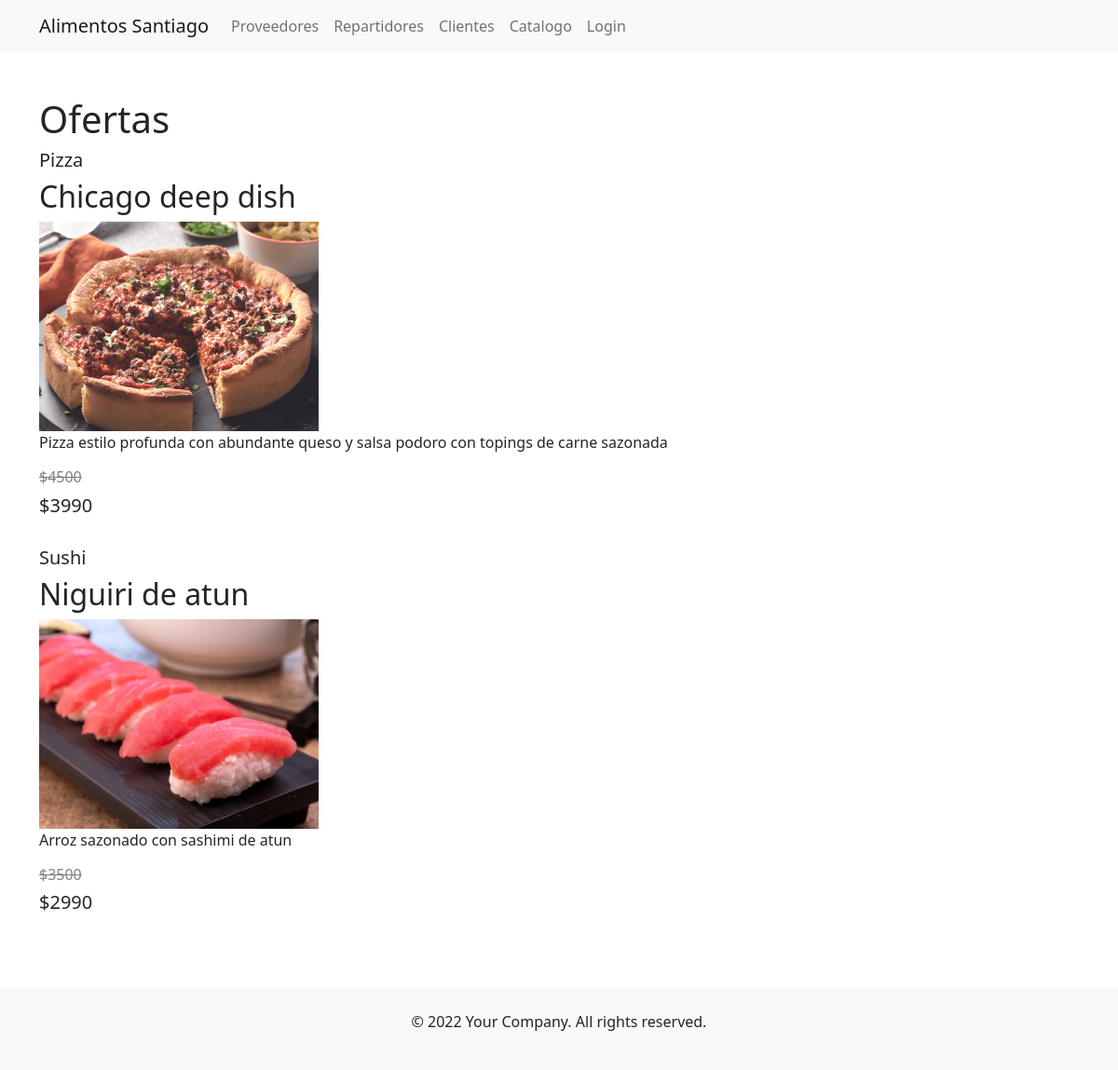
The app's page /catalogos/platos/ofertas with its own data.
### ecommerce/models.py (models this page shows, shortened)
class Plato(models.Model):
    id_plato = models.AutoField(primary_key=True)
    id_categoria = models.ForeignKey('Categoria', on_delete=models.CASCADE, db_column='idCategoria',default=1)
    nom_plato = models.CharField(max_length=100, blank=False, null=False)
    descripcion_plato = models.CharField(max_length=200, blank=True, null=True)
    precio_plato = models.DecimalField(max_digits=10, decimal_places=2, blank=False, null=False)
    oferta_plato = models.DecimalField(max_digits=10, decimal_places=2, blank=True, null=True)
    foto_plato = models.ImageField(upload_to='img/plato', blank=True, null=True)
    descuento_activo = models.BooleanField(default=True)
    plato_activo = models.BooleanField(default=True)

class Categoria(models.Model):
    id_categoria = models.AutoField(db_column='idCategoria' ,primary_key=True)
    nom_categoria = models.CharField(max_length=100, blank=False, null=False)
    des_categoria = models.CharField(max_length=100, blank=True, null=True)
    foto_categoria = models.ImageField(upload_to='img/categoria', blank=True, null=True)
    cat_activo = models.BooleanField(default=True)

### ecommerce/views.py (the view)
# urls.py: path('catalogos/platos/ofertas', views.listarOfertas , name='platos-ofertas'),
def listarOfertas(request):
    banderaOferta = True
    plato = Plato.objects.filter(descuento_activo=True)
    context = {"platos":plato, "banderaOferta":banderaOferta}
    return render(request, 'ecommerce/platos.html', context)

### ecommerce/templates/ecommerce/platos.html
{%  extends "usuarios/main.html"  %}
{% block container %}
    {% if banderaOferta %}
    <h1>Ofertas</h1>
    {% else %}
    <h1>Platos</h1>
    {% endif %}
    {% for plato in platos %}
        <h5> {{ plato.id_categoria.nom_categoria }} </h5>
        <h2> {{ plato.nom_plato }} </h2>
        <img src="/media/{{ plato.foto_plato }}" alt="imagen del plato" width="300"/>
        <p> {{ plato.descripcion_plato}} </p>
        <div >
        {% if banderaOferta %}
            <h6 style="color: gray;"><s>${{ plato.precio_plato|floatformat }}</s></h6>
            <h5>${{ plato.oferta_plato|floatformat}}</h5>
        {% else %}
        <h5> ${{ plato.precio_plato|floatformat }} </h5>
        {% endif %}
        </div>
        <br>
    {% endfor %}
{% endblock %}

### records on screen
Plato: id_categoria.nom_categoria "Pizza", nom_plato "Chicago deep dish", foto_plato (picture), descripcion_plato "Pizza estilo profunda con abundante queso y salsa podoro con topings de carne sazonada", precio_plato "4500", oferta_plato "3990"
Plato: id_categoria.nom_categoria "Sushi", nom_plato "Niguiri de atun", foto_plato (picture), descripcion_plato "Arroz sazonado con sashimi de atun", precio_plato "3500", oferta_plato "2990"
